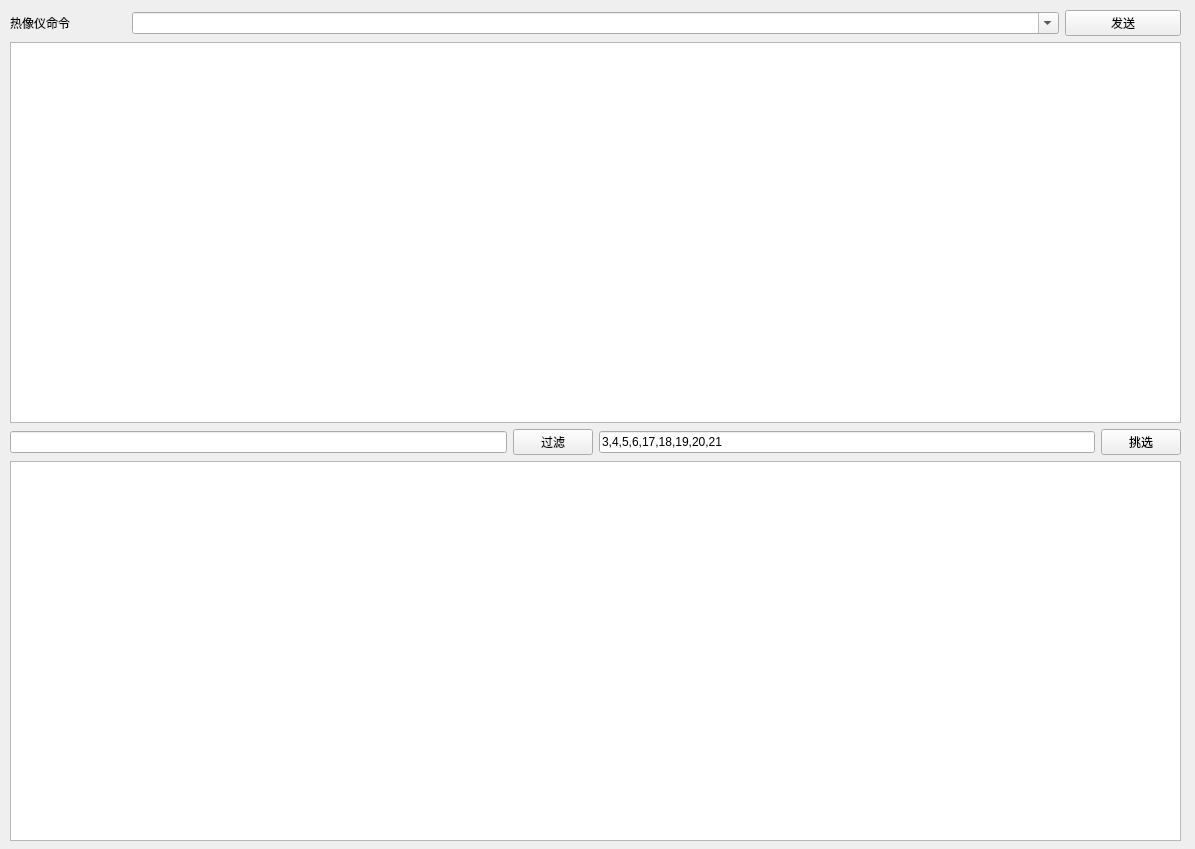
<?xml version="1.0" encoding="UTF-8"?>
<ui version="4.0">
 <class>Widget</class>
 <widget class="QWidget" name="Widget">
  <property name="geometry">
   <rect>
    <x>0</x>
    <y>0</y>
    <width>1195</width>
    <height>849</height>
   </rect>
  </property>
  <property name="windowTitle">
   <string>Widget</string>
  </property>
  <widget class="QWidget" name="layoutWidget">
   <property name="geometry">
    <rect>
     <x>10</x>
     <y>10</y>
     <width>1171</width>
     <height>831</height>
    </rect>
   </property>
   <layout class="QVBoxLayout" name="verticalLayout">
    <item>
     <layout class="QHBoxLayout" name="horizontalLayout" stretch="1,8,1">
      <item>
       <widget class="QLabel" name="label">
        <property name="text">
         <string>热像仪命令</string>
        </property>
       </widget>
      </item>
      <item>
       <widget class="QComboBox" name="comboBox">
        <property name="editable">
         <bool>true</bool>
        </property>
       </widget>
      </item>
      <item>
       <widget class="QPushButton" name="serial_go">
        <property name="text">
         <string>发送</string>
        </property>
       </widget>
      </item>
     </layout>
    </item>
    <item>
     <widget class="QPlainTextEdit" name="serial_txt"/>
    </item>
    <item>
     <layout class="QHBoxLayout" name="horizontalLayout_2">
      <item>
       <widget class="QLineEdit" name="filter_txt"/>
      </item>
      <item>
       <widget class="QPushButton" name="filter_go">
        <property name="text">
         <string>过滤</string>
        </property>
       </widget>
      </item>
      <item>
       <widget class="QLineEdit" name="choice_txt">
        <property name="text">
         <string>3,4,5,6,17,18,19,20,21</string>
        </property>
       </widget>
      </item>
      <item>
       <widget class="QPushButton" name="choice_go">
        <property name="text">
         <string>挑选</string>
        </property>
       </widget>
      </item>
     </layout>
    </item>
    <item>
     <widget class="QPlainTextEdit" name="udp_txt"/>
    </item>
   </layout>
  </widget>
 </widget>
 <resources/>
 <connections/>
</ui>
